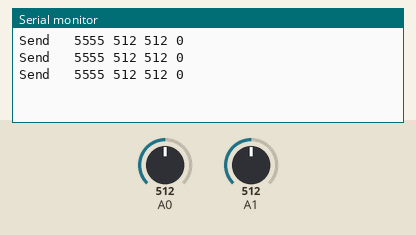
Recording of a sketch running on a simulated Arduino Uno, built with avr-gcc and run on an emulated ATmega328P. Shown: the last lines printed to the serial monitor. Inputs (shaded band) come from the test bench; at power-on: A0 = 512, A1 = 512. No radio packets arrive unless stated.

Above: at 1.5 s.
1.6 s: A0 set to 716
At 2.5 s:
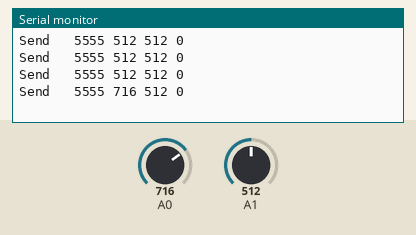
3.1 s: A1 set to 716
At 4.1 s:
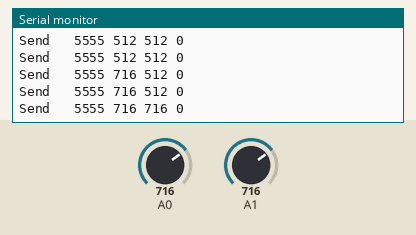
4.6 s: A0 set to 900
At 5.5 s:
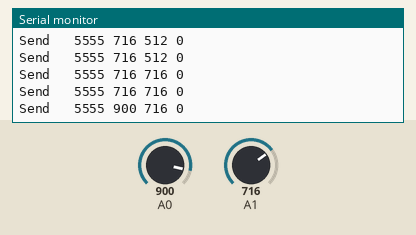
6.1 s: A1 set to 900
At 6.9 s:
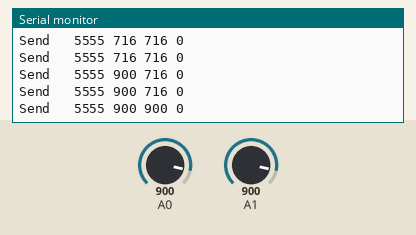
Timing chart, 0 to 8.6 s (numbered marks = the images above; inputs shaded):
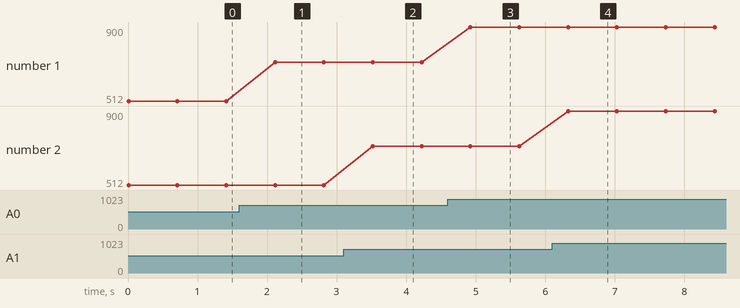

Measured:
- after the input at 1.6 s, the serial monitor: prints a new line after 0.51 s (image 1)
- after the input at 3.1 s, the serial monitor: prints a new line after 0.42 s (image 2)
- after the input at 4.6 s, the serial monitor: prints a new line after 0.32 s (image 3)
- after the input at 6.1 s, the serial monitor: prints a new line after 0.23 s (image 4)
- plotted number 1: 512 → 716 after the input at 1.6 s, 716 → 900 after the input at 4.6 s

The sketch:

Controle.ino
```cpp
/*
 --------  CONTROLE REMOTO  ------------

 Descrição:  coleta os valores analogicos do joystick e transmite para o carro
 */

#include <SPI.h>
#include "nRF24L01.h"
#include "RF24.h"
#include "printf.h"


RF24 radio(9,10);// CE / CSN


void setup(void)
 {
  Serial.begin(57600);
  printf_begin();
  radio.begin();
  radio.setRetries(15,15); // delay end retries
  radio.setPayloadSize(8); // tamanho do pacote max 32 bytes
  radio.setChannel(0x40);
  radio.openWritingPipe(0x111);
  radio.openReadingPipe(1,0x222);
  radio.openReadingPipe(3,0x123);
  radio.startListening();
  radio.printDetails();
  radio.stopListening();
  }

boolean Listening = 0; // 0 = stopListening    1 = startListening
int DataSend[4] = {0,0,0,0};
boolean SendOk=0;


void loop(void)//COM 18
{

  DataSend[0] = 5555;  // dado de controle (o carro só movimenta se o valor for 555
  DataSend[1] = analogRead(A0);  // le valor analogico entrada A0 (movimento avança / recua)
  DataSend[2] = analogRead(A1);  // le valor analogico entrada A1 (movimento direita / esquetda)

    if (Send(DataSend,Listening)) // envia dados para o carro e verifica o evio, envio =
   {
    Serial.print("Send   ");   //  se o envio for ok imprimme na serial o valores enviados
    Serial.print(DataSend[0]);
    Serial.print(" ");
    Serial.print(DataSend[1]);
    Serial.print(" ");
    Serial.print(DataSend[2]);
    Serial.print(" ");
    Serial.println(DataSend[3]);
    }
 else
   {
   Serial.println("Fail send ");  //  se o envio NÃO for ok imprimme na serial "Fail send "
   }

   delay(700);
}

//-----------------------------  Função: Send  --------------------------------------------------------------//
boolean Send (int _DataSent[4], boolean &_Listening)
{
   if (_Listening==1)
     {
     radio.stopListening();
     _Listening = 0;
     }
    boolean WriteOk = radio.write( &DataSend, sizeof(int[4]) );
    if (WriteOk==1)
     {
       radio.startListening();
       _Listening = 1;
       return 1;
     }
    else
     {
       radio.startListening();
       _Listening = 1;
       return 0;
     }


}
```

printf.h
```cpp
// (licence header left out)
/**
 * @file printf.h
 *
 * Setup necessary to direct stdout to the Arduino Serial library, which
 * enables 'printf'
 */

#ifndef __PRINTF_H__
#define __PRINTF_H__

#ifdef ARDUINO

int serial_putc( char c, FILE * )
{
  Serial.write( c );

  return c;
}

void printf_begin(void)
{
  fdevopen( &serial_putc, 0 );
}

#else
#error This example is only for use on Arduino.
#endif // ARDUINO

#endif // __PRINTF_H__
```
